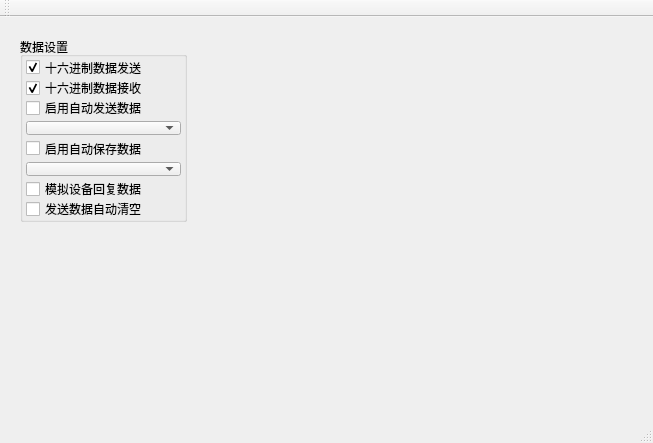
<?xml version="1.0" encoding="UTF-8"?>
<ui version="4.0">
 <class>MainWindow</class>
 <widget class="QMainWindow" name="MainWindow">
  <property name="geometry">
   <rect>
    <x>0</x>
    <y>0</y>
    <width>653</width>
    <height>443</height>
   </rect>
  </property>
  <property name="windowTitle">
   <string>MainWindow</string>
  </property>
  <widget class="QWidget" name="centralWidget">
   <widget class="QGroupBox" name="gbox3">
    <property name="geometry">
     <rect>
      <x>20</x>
      <y>20</y>
      <width>167</width>
      <height>185</height>
     </rect>
    </property>
    <property name="title">
     <string>数据设置</string>
    </property>
    <layout class="QVBoxLayout" name="verticalLayout_2">
     <property name="leftMargin">
      <number>3</number>
     </property>
     <property name="topMargin">
      <number>3</number>
     </property>
     <property name="rightMargin">
      <number>3</number>
     </property>
     <property name="bottomMargin">
      <number>3</number>
     </property>
     <item>
      <widget class="QCheckBox" name="ckHexSend">
       <property name="text">
        <string>十六进制数据发送</string>
       </property>
       <property name="checked">
        <bool>true</bool>
       </property>
      </widget>
     </item>
     <item>
      <widget class="QCheckBox" name="ckHexReceive">
       <property name="text">
        <string>十六进制数据接收</string>
       </property>
       <property name="checked">
        <bool>true</bool>
       </property>
      </widget>
     </item>
     <item>
      <widget class="QCheckBox" name="ckIsAutoSend">
       <property name="text">
        <string>启用自动发送数据</string>
       </property>
      </widget>
     </item>
     <item>
      <widget class="QComboBox" name="cboxSend"/>
     </item>
     <item>
      <widget class="QCheckBox" name="ckIsAutoSave">
       <property name="text">
        <string>启用自动保存数据</string>
       </property>
      </widget>
     </item>
     <item>
      <widget class="QComboBox" name="cboxSave"/>
     </item>
     <item>
      <widget class="QCheckBox" name="ckIsDebug">
       <property name="text">
        <string>模拟设备回复数据</string>
       </property>
      </widget>
     </item>
     <item>
      <widget class="QCheckBox" name="ckIsAutoClear">
       <property name="text">
        <string>发送数据自动清空</string>
       </property>
      </widget>
     </item>
    </layout>
   </widget>
  </widget>
  <widget class="QMenuBar" name="menuBar">
   <property name="geometry">
    <rect>
     <x>0</x>
     <y>0</y>
     <width>653</width>
     <height>22</height>
    </rect>
   </property>
  </widget>
  <widget class="QToolBar" name="mainToolBar">
   <attribute name="toolBarArea">
    <enum>TopToolBarArea</enum>
   </attribute>
   <attribute name="toolBarBreak">
    <bool>false</bool>
   </attribute>
  </widget>
  <widget class="QStatusBar" name="statusBar"/>
 </widget>
 <layoutdefault spacing="6" margin="11"/>
 <resources/>
 <connections/>
</ui>
